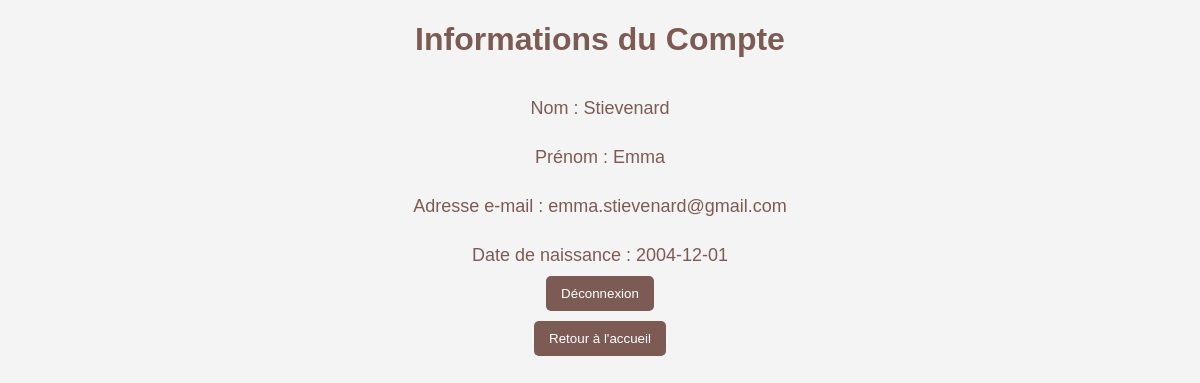
The app's page /projet/infos_compte.php (signed in) with its own data.
### tables this page shows
CREATE TABLE IF NOT EXISTS `utilisateur` (
  `id_utilisateur` int(11) NOT NULL AUTO_INCREMENT,
  `nom` varchar(20) NOT NULL,
  `prenom` varchar(20) NOT NULL,
  `mail` varchar(25) NOT NULL,
  `date_naissance` date NOT NULL,
  `mot_de_passe` varchar(100) NOT NULL,
  `statut` int(5) NOT NULL,
  PRIMARY KEY (`id_utilisateur`)
);

### projet/infos_compte.php (the view, shortened to what this page needs)
<?php
$idUtilisateur = $_SESSION["id_utilisateur"];
$serveur = "localhost";
$nomUtilisateur = "root";
$motDePasseBDD = "";
$nomBaseDeDonnees = "site_web";
$connexion = new mysqli($serveur, $nomUtilisateur, $motDePasseBDD, $nomBaseDeDonnees);
$reqSQL = "SELECT nom, prenom, mail, date_naissance FROM utilisateur WHERE id_utilisateur = ?";
$requete = $connexion->prepare($reqSQL);
$requete->bind_param("i", $idUtilisateur);
$requete->execute();
$requete->bind_result($nom, $prenom, $mail, $date_naissance);
?>
<!DOCTYPE html>
<html lang="fr">
<head>
    <link rel="stylesheet" href="infos_compte1.css">
</head>
<body>
    <h1>Informations du Compte</h1>
    <div>
        <p>Nom : <?php echo isset($nom) ? $nom : ""; ?></p>
        <p>Prénom : <?php echo isset($prenom) ? $prenom : ""; ?></p>
        <p>Adresse e-mail : <?php echo isset($mail) ? $mail : ""; ?></p>
        <p>Date de naissance : <?php echo isset($date_naissance) ? $date_naissance : ""; ?></p>
        <form action="deconnexion.php" method="post">
            <button type="submit">Déconnexion</button>
        </form>
        <form action="index.php" method="post">
            <button type="submit">Retour à l'accueil</button>
        </form>
    </div>
</body>
</html>

### projet/infos_compte1.css (style rules this page uses)
body { font-family: Arial, sans-serif; background-color: #f4f4f4; margin: 0; padding: 0; }
h1 { text-align: center; color: #7c5b55; }
div { display: flex; flex-direction: column; align-items: center; margin-top: 20px; }
p { font-size: 18px; color: #7c5b55; text-align: center; margin-bottom: 10px; }
button { background-color: #7c5b55; color: #fff; padding: 10px 15px; border: none; border-radius: 5px; cursor: pointer; margin-bottom: 10px; }

### records on screen
utilisateur: nom "Stievenard", prenom "Emma", mail "emma.stievenard@gmail.com", date_naissance "2004-12-01"
